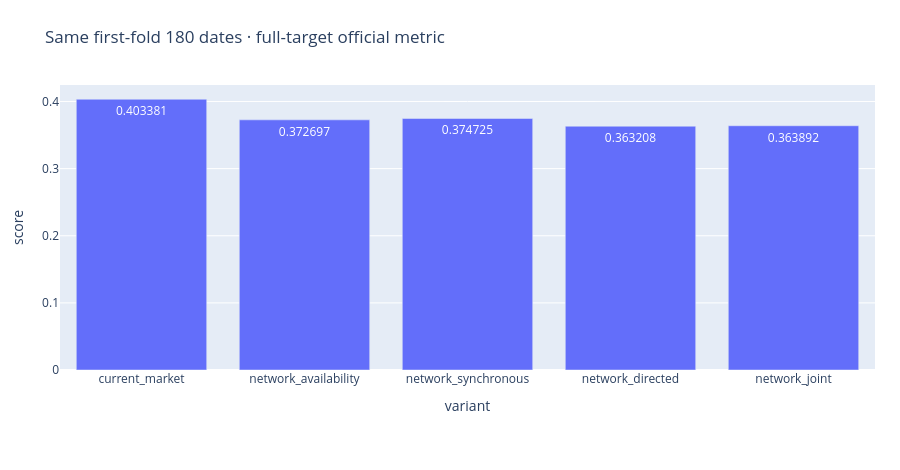

Notebook cell for this chart:
### Markdown cell above
## Official first-fold scores

### Code cell
figures[4][1].show(renderer='plotly_mimetype')

### Figure 1 — Plotly figure (JSON) as saved in the notebook; plotly's stock layout.template omitted (floating-point values rounded to 4 significant figures)
{"data": [{"hovertemplate": "variant=%{x}<br>score=%{y}<extra></extra>", "legendgroup": "", "marker": {"color": "#636efa", "pattern": {"shape": ""}}, "name": "", "orientation": "v", "showlegend": false, "textposition": "auto", "texttemplate": "%{y:.6f}", "type": "bar", "x": ["current_market", "network_availability", "network_synchronous", "network_directed", "network_joint"], "xaxis": "x", "y": [0.4034, 0.3727, 0.3747, 0.3632, 0.3639], "yaxis": "y"}], "layout": {"barmode": "relative", "height": 470, "legend": {"title": {"text": ""}, "tracegroupgap": 0}, "margin": {"b": 100, "l": 60, "r": 25, "t": 85}, "title": {"text": "Same first-fold 180 dates · full-target official metric"}, "xaxis": {"anchor": "y", "domain": [0, 1], "title": {"text": "variant"}}, "yaxis": {"anchor": "x", "domain": [0, 1], "title": {"text": "score"}}}}
